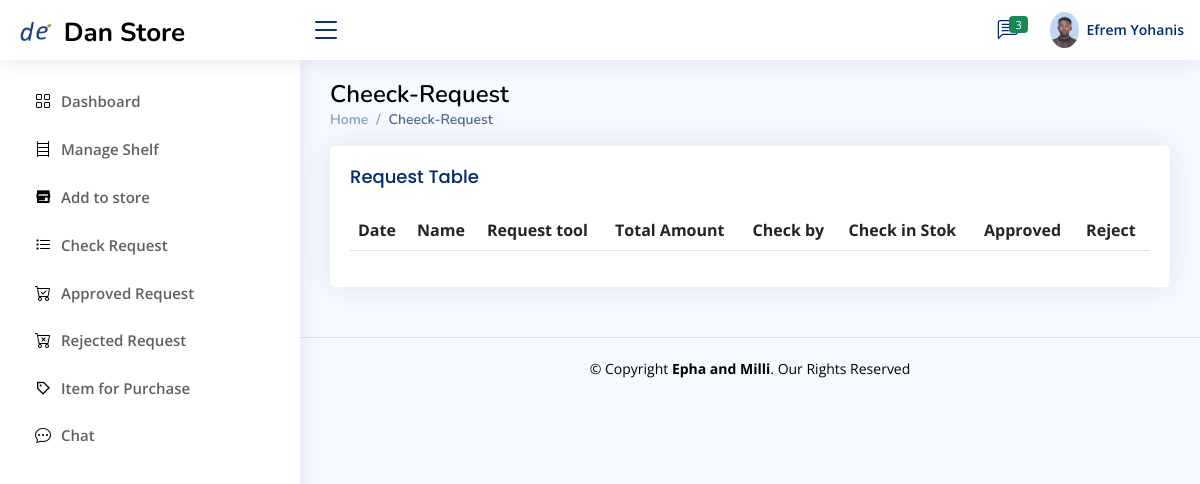
Before: /Store_Manager/cheek_request (signed in) with the older database file.
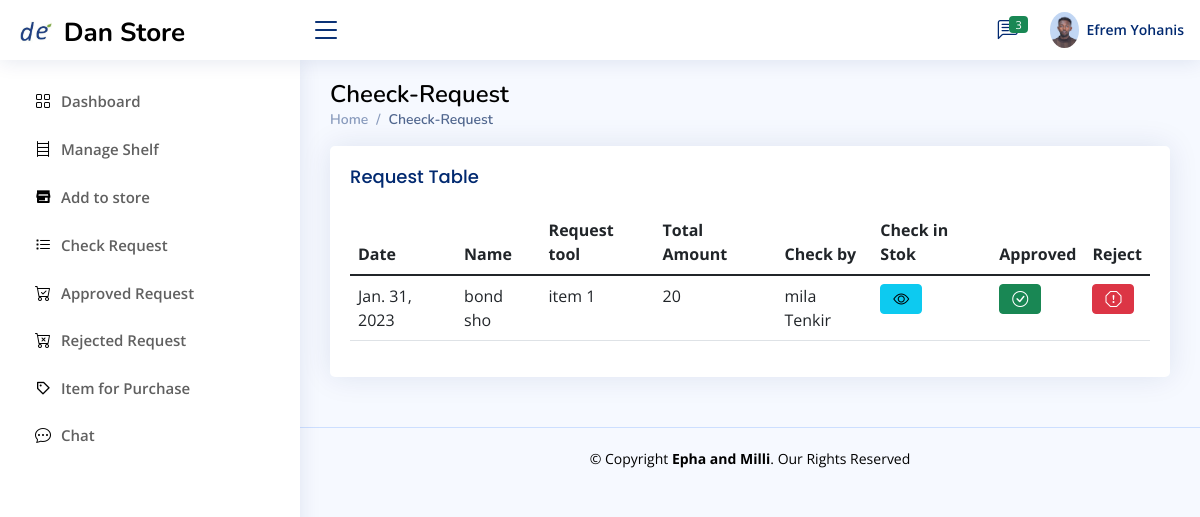
After: the same page with the newer database file.
### Store_manager/models.py (models this page shows, shortened)
class employe_request_form1_permanent(models.Model):
    store_Keeper_action_choice=(
        ('Pending','Pending'),
        ('Allowed','Allowed'),
        ('Reject','Reject'),
        ('Received ','Received'),
    )
    dept_head_action_choice=(
        ('Pending','Pending'),
        ('Approved','Approved'),
        ('Rejected','Rejected'),
    )
    Recival_status=(
        ('Received ','Received'),
        ('Not_Received ','Not_Received'),
        ('Returned','Returned'),
    )
    request_store=models.ForeignKey(allStore,null=True,blank=True,on_delete=models.CASCADE)
    date=models.DateField(auto_now_add=True,null=True)
    dept_head_Action=models.CharField(max_length=200,null=True,choices=dept_head_action_choice,default='Pending')
    Store_Keeper_Action=models.CharField(max_length=200,null=True,choices=store_Keeper_action_choice,default='Pending')
    Recival_status_by_Employer=models.CharField(max_length=200,null=True,choices=Recival_status)
    Request_by=models.CharField(max_length=100,null=True,blank=True)
    Department=models.CharField(max_length=100,null=True,blank=True)
    checkd_by=models.ForeignKey(employ,null=True,blank=True,on_delete=models.CASCADE)
    Description=models.CharField(max_length=100,null=True,blank=True)
    unit=models.CharField(max_length=100,null=True,blank=True)
    req_qty=models.CharField(max_length=100,null=True,blank=True)
    Remark=models.CharField(max_length=100,null=True,blank=True)
    note=models.TextField(max_length=100,null=True,blank=True)
    Type_of_item=models.TextField(max_length=100,null=True,blank=True)
    Serial_No=models.TextField(max_length=100,null=True,blank=True)
    Unique_Name_No=models.TextField(max_length=100,null=True,blank=True)

class employ(models.Model):
    user=models.ForeignKey(User,null=True,blank=True,on_delete=models.CASCADE)
    role= models.CharField(max_length=200,null=True,blank=True)
    profile_pic=models.ImageField(null=True,blank=True, upload_to='Profile/')
    Full_Name=models.CharField(max_length=300, null=True)
    gender = models.CharField(max_length=20,null=True,blank=True)
    phone1 = models.CharField(max_length=200, null=True)
    phone2 = models.CharField(max_length=200, null=True)
    facebook = models.CharField(max_length=200, null=True,blank=True)
    telegram = models.CharField(max_length=200, null=True,blank=True)
    instagram = models.CharField(max_length=200, null=True,blank=True)
    about = models.TextField(max_length=500, null=True)
    address = models.CharField(max_length=200, null=True)
    inDepartment = models.CharField(max_length=300,null=True)
    date_created = models.DateTimeField(auto_now_add=True, null=True)
    Thechnologist =models.BooleanField(blank=True,null=True,default=False)
    accessStore=models.ForeignKey(allStore,null=True,blank=True,on_delete=models.CASCADE)
    Titel = models.CharField(max_length=20,null=True,blank=True)
    Filed_Study = models.CharField(max_length=20,null=True,blank=True)
    Collage = models.CharField(max_length=20,null=True,blank=True)
    grade=models.CharField(max_length=20,null=True,blank=True)
    Year_Graguation = models.DateField(null=True,blank=True)
    Document=models.FileField(null=True,blank=True,upload_to="File/Document")

### Store_manager/views.py (the view)
# urls.py: path('cheek_request',views.cheeck_request,name="cheeck-request"),
def cheeck_request(request):
    user_id=(request.user.id)
    user=User.objects.get(id=user_id)
    re_emp=employ.objects.get(user=user)
    curretnUser = request.user
    exploreU = employ.objects.get(user = curretnUser)
    name=exploreU.Full_Name
    store=allStore.objects.get(storeKeeper=name)
    emp_request=employe_request_form1_permanent.objects.filter(Q(request_store=store) & Q(dept_head_Action="Approved"))
    dep_request=dept_request_form1_permanent.objects.filter(Q(request_store=store) & Q(dept_head_Action="Approved"))
    all_unreseved_req=list(chain(emp_request, dep_request))
    context={
        'emp_request':all_unreseved_req,
        're_emp':re_emp,
    }
    return render(request,"Store_manager/cheeck_Request/cheeck_request.html",context)

### Templates/Store_manager/cheeck_Request/cheeck_request.html
{% extends 'Store_manager/S_base.html'  %}
{% block store %}
<main id="main" class="main">
    <div class="pagetitle">
      <h1 style="color: black">Cheeck-Request</h1>
      <nav>
        <ol class="breadcrumb">
          <li class="breadcrumb-item"><a href="index.html">Home</a></li>
          <li class="breadcrumb-item active">Cheeck-Request</li>
        </ol>
      </nav>
    </div>
    <section class="section">
        <div class="row">
          <div class="col-lg-12">
            <div class="card recent-sales overflow-auto">
                <div class="card-body">
                  <h5 class="card-title">Request Table</h5>
                  <table class="table datatable">
                    <thead>
                      <tr>
                        <th scope="col">Date</th>
                        <th scope="col">Name</th>
                        <th scope="col">Request tool</th>
                        <th scope="col">Total Amount</th>
                        <th scope="col">Check by </th>
                        <th scope="col">Check in Stok</th>
                        <th scope="col">Approved</th>
                        <th scope="col">Reject</th>
                      </tr>
                    </thead>
                    <tbody>
                      {% for request in emp_request %}
                      {% if request.Store_Keeper_Action == "Pending" %}
                      <tr>
                        <td>{{request.date}}</td>
                        <td>{{request.Request_by}}</td>
                        <td>{{request.Description}}</td>
                        <td>{{request.req_qty}}</td>
                        <td>{{request.checkd_by.Full_Name}}</td>
                        <td><a href="{% url 'check-in-stok' request.Description  %}" class="btn btn-info"><i class="bi bi-eye"></i></a></td>
                        <td><a href="{% url 'send-message-req' request.id %}" class="btn btn-success"><i class="bi bi-check-circle"></i></a></td>
                        <td><a href="{% url 'message_to_reject' request.id  %}" class="btn btn-danger"><i class="bi bi-exclamation-octagon"></i></a></td>
                      </tr>
                      {% endif %}
                      {% endfor %}
                    </tbody>
                  </table>
                </div>
              </div>
         </div>
    </section>
  </main>
{% endblock %}

Changed rows visible on the page:
added employe_request_form1_permanent: date "Jan. 31, 2023", Request_by "bond sho", Description "item 1", req_qty "20", checkd_by.Full_Name "mila Tenkir"
